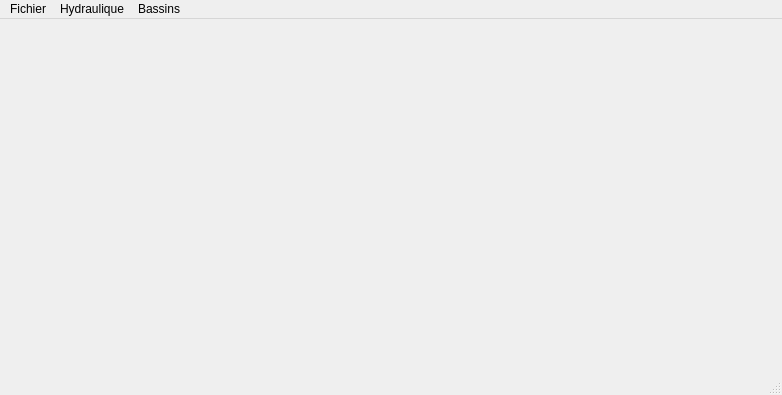
<?xml version="1.0" encoding="UTF-8"?>
<ui version="4.0">
 <class>Menu</class>
 <widget class="QMainWindow" name="Menu">
  <property name="geometry">
   <rect>
    <x>0</x>
    <y>0</y>
    <width>782</width>
    <height>395</height>
   </rect>
  </property>
  <property name="windowTitle">
   <string>Hydraulique Urbaine</string>
  </property>
  <widget class="QWidget" name="centralwidget"/>
  <widget class="QMenuBar" name="menubar">
   <property name="geometry">
    <rect>
     <x>0</x>
     <y>0</y>
     <width>782</width>
     <height>21</height>
    </rect>
   </property>
   <widget class="QMenu" name="menuFichier">
    <property name="title">
     <string>Fichier</string>
    </property>
    <addaction name="actionNouvelle_affaire"/>
    <addaction name="actionChargement_affaire"/>
    <addaction name="separator"/>
    <addaction name="actionQuitter"/>
   </widget>
   <widget class="QMenu" name="menuHydraulique">
    <property name="title">
     <string>Hydraulique</string>
    </property>
    <addaction name="actionVilles"/>
    <addaction name="actionMontana"/>
   </widget>
   <widget class="QMenu" name="menuBassins">
    <property name="title">
     <string>Bassins</string>
    </property>
    <addaction name="actionR_tention"/>
    <addaction name="actionInfiltration"/>
   </widget>
   <addaction name="menuFichier"/>
   <addaction name="menuHydraulique"/>
   <addaction name="menuBassins"/>
  </widget>
  <widget class="QStatusBar" name="statusbar"/>
  <action name="actionNouvelle_affaire">
   <property name="text">
    <string>Nouvelle affaire</string>
   </property>
  </action>
  <action name="actionChargement_affaire">
   <property name="text">
    <string>Chargement affaire</string>
   </property>
  </action>
  <action name="actionQuitter">
   <property name="text">
    <string>Quitter</string>
   </property>
  </action>
  <action name="actionVilles">
   <property name="text">
    <string>Villes</string>
   </property>
  </action>
  <action name="actionMontana">
   <property name="text">
    <string>Montana</string>
   </property>
  </action>
  <action name="actionR_tention">
   <property name="text">
    <string>Rétention</string>
   </property>
  </action>
  <action name="actionInfiltration">
   <property name="text">
    <string>Infiltration</string>
   </property>
  </action>
 </widget>
 <resources/>
 <connections/>
</ui>
